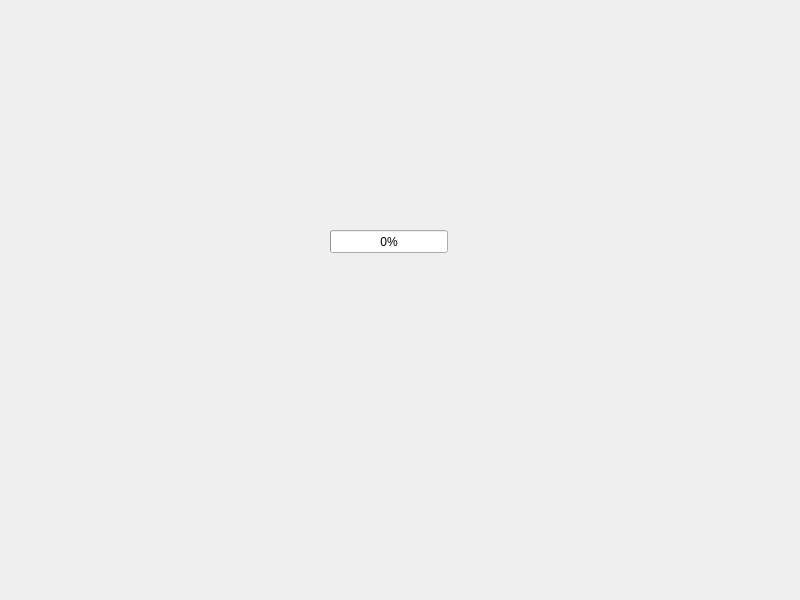
<?xml version="1.0" encoding="UTF-8"?>
<ui version="4.0">
 <class>Widget</class>
 <widget class="QWidget" name="Widget">
  <property name="geometry">
   <rect>
    <x>0</x>
    <y>0</y>
    <width>800</width>
    <height>600</height>
   </rect>
  </property>
  <property name="windowTitle">
   <string>Widget</string>
  </property>
  <widget class="QProgressBar" name="progressBar">
   <property name="geometry">
    <rect>
     <x>330</x>
     <y>230</y>
     <width>118</width>
     <height>23</height>
    </rect>
   </property>
   <property name="value">
    <number>0</number>
   </property>
  </widget>
 </widget>
 <resources/>
 <connections/>
</ui>
